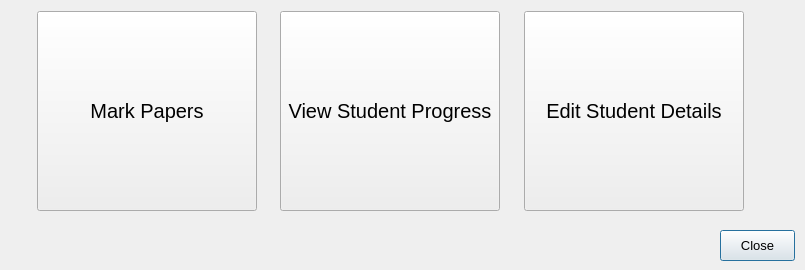
<?xml version="1.0" encoding="UTF-8"?>
<ui version="4.0">
 <class>ClassManage</class>
 <widget class="QDialog" name="ClassManage">
  <property name="geometry">
   <rect>
    <x>0</x>
    <y>0</y>
    <width>805</width>
    <height>270</height>
   </rect>
  </property>
  <property name="font">
   <font>
    <pointsize>15</pointsize>
   </font>
  </property>
  <property name="windowTitle">
   <string>Class Manage </string>
  </property>
  <widget class="QPushButton" name="pushButton">
   <property name="geometry">
    <rect>
     <x>720</x>
     <y>230</y>
     <width>75</width>
     <height>31</height>
    </rect>
   </property>
   <property name="font">
    <font>
     <pointsize>10</pointsize>
    </font>
   </property>
   <property name="text">
    <string>Close</string>
   </property>
  </widget>
  <widget class="QWidget" name="layoutWidget">
   <property name="geometry">
    <rect>
     <x>20</x>
     <y>10</y>
     <width>741</width>
     <height>202</height>
    </rect>
   </property>
   <layout class="QGridLayout" name="gridLayout">
    <item row="0" column="2">
     <spacer name="horizontalSpacer">
      <property name="orientation">
       <enum>Qt::Horizontal</enum>
      </property>
      <property name="sizeHint" stdset="0">
       <size>
        <width>40</width>
        <height>20</height>
       </size>
      </property>
     </spacer>
    </item>
    <item row="0" column="4">
     <spacer name="horizontalSpacer_2">
      <property name="orientation">
       <enum>Qt::Horizontal</enum>
      </property>
      <property name="sizeHint" stdset="0">
       <size>
        <width>40</width>
        <height>20</height>
       </size>
      </property>
     </spacer>
    </item>
    <item row="0" column="6">
     <spacer name="horizontalSpacer_3">
      <property name="orientation">
       <enum>Qt::Horizontal</enum>
      </property>
      <property name="sizeHint" stdset="0">
       <size>
        <width>40</width>
        <height>20</height>
       </size>
      </property>
     </spacer>
    </item>
    <item row="0" column="3">
     <widget class="QPushButton" name="pBStudentProgress">
      <property name="minimumSize">
       <size>
        <width>220</width>
        <height>200</height>
       </size>
      </property>
      <property name="text">
       <string>View Student Progress</string>
      </property>
     </widget>
    </item>
    <item row="0" column="1">
     <widget class="QPushButton" name="pBMarkPapers">
      <property name="minimumSize">
       <size>
        <width>220</width>
        <height>200</height>
       </size>
      </property>
      <property name="text">
       <string>Mark Papers</string>
      </property>
     </widget>
    </item>
    <item row="0" column="5">
     <widget class="QPushButton" name="pBEditStudent">
      <property name="minimumSize">
       <size>
        <width>220</width>
        <height>200</height>
       </size>
      </property>
      <property name="text">
       <string>Edit Student Details</string>
      </property>
     </widget>
    </item>
    <item row="0" column="0">
     <spacer name="horizontalSpacer_4">
      <property name="orientation">
       <enum>Qt::Horizontal</enum>
      </property>
      <property name="sizeHint" stdset="0">
       <size>
        <width>40</width>
        <height>20</height>
       </size>
      </property>
     </spacer>
    </item>
   </layout>
  </widget>
 </widget>
 <tabstops>
  <tabstop>pBMarkPapers</tabstop>
  <tabstop>pBStudentProgress</tabstop>
  <tabstop>pBEditStudent</tabstop>
  <tabstop>pushButton</tabstop>
 </tabstops>
 <resources/>
 <connections>
  <connection>
   <sender>pushButton</sender>
   <signal>clicked()</signal>
   <receiver>ClassManage</receiver>
   <slot>close()</slot>
   <hints>
    <hint type="sourcelabel">
     <x>727</x>
     <y>234</y>
    </hint>
    <hint type="destinationlabel">
     <x>1030</x>
     <y>240</y>
    </hint>
   </hints>
  </connection>
 </connections>
</ui>
